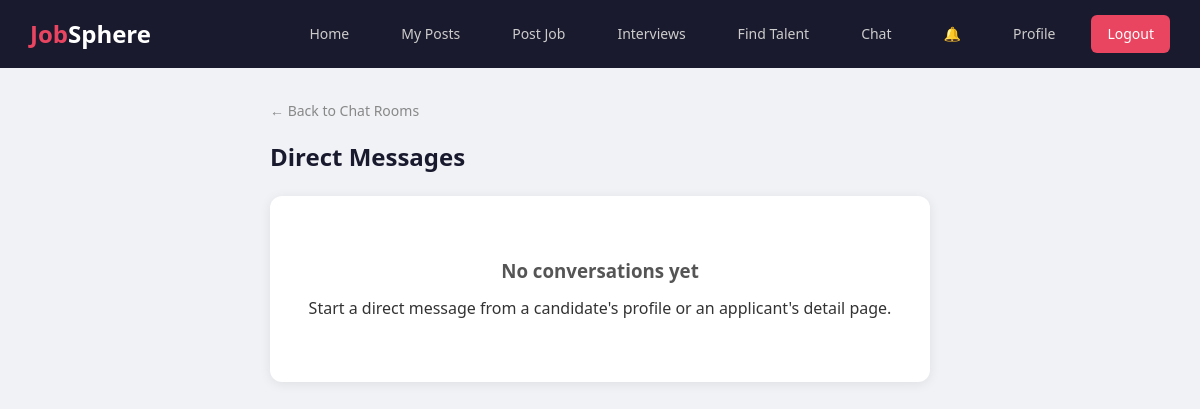
The app's page /updates/chat/my-dms/ (signed in), older data.
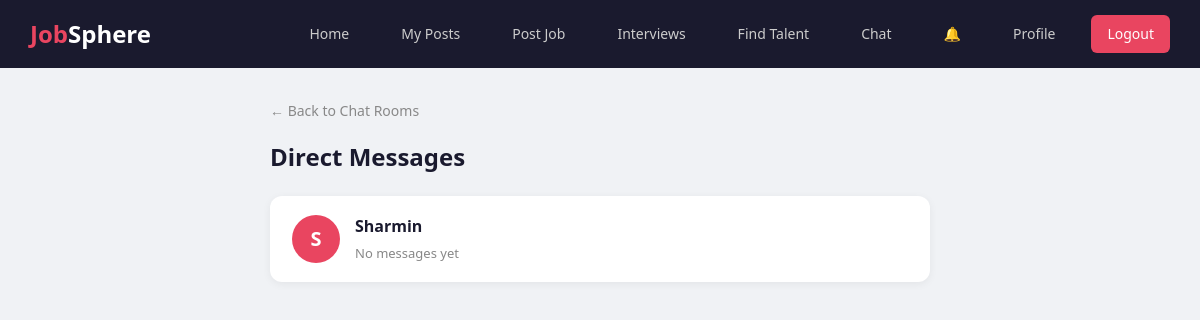
The same page, newer data.
### updates/models.py (models this page shows, shortened)
class ChatRoom(models.Model):
    ROOM_TYPE_CHOICES = [
        ('software', 'Software Engineering'),
        ('banking', 'Banking & Finance'),
        ('healthcare', 'Healthcare'),
        ('general', 'General'),
        ('direct', 'Direct Message'),
    ]
    name = models.CharField(max_length=200)
    description = models.TextField(blank=True, null=True)
    room_type = models.CharField(max_length=20, choices=ROOM_TYPE_CHOICES, default='general')
    created_by = models.ForeignKey(User, on_delete=models.SET_NULL, null=True, blank=True, related_name='created_rooms')
    member_count = models.IntegerField(default=0)
    created_at = models.DateTimeField(auto_now_add=True)
    class Meta:
        ordering = ['-created_at']

### users/models.py (models this page shows, shortened)
class User(AbstractBaseUser):
    USER_TYPE_CHOICES = [
        ('seeker', 'Job Seeker'),
        ('recruiter', 'Recruiter'),
        ('admin', 'Admin'),
    ]
    email = models.EmailField(unique=True)
    name = models.CharField(max_length=100)
    user_type = models.CharField(max_length=10, choices=USER_TYPE_CHOICES)
    phone_num = models.CharField(max_length=20, blank=True, null=True)
    profile_pic = models.ImageField(upload_to='profile_pics/', blank=True, null=True)
    is_active = models.BooleanField(default=True)
    is_admin = models.BooleanField(default=False)
    is_staff = models.BooleanField(default=False)
    is_superuser = models.BooleanField(default=False)
    objects = UserManager()
    USERNAME_FIELD = 'email'
    REQUIRED_FIELDS = ['name']

### updates/views.py (the view)
# urls.py: path('chat/my-dms/', views.my_direct_messages_view, name='my_direct_messages'),
def my_direct_messages_view(request):
    if not request.user.is_authenticated:
        return redirect('login')
    dm_room_ids = ChatRoomMember.objects.filter(
        user=request.user,
        chat_room__room_type='direct'
    ).values_list('chat_room_id', flat=True)
    dm_rooms = ChatRoom.objects.filter(id__in=dm_room_ids)
    dm_data = []
    for room in dm_rooms:
        other_member = ChatRoomMember.objects.filter(
            chat_room=room
        ).exclude(user=request.user).select_related('user').first()
        last_msg = ChatMessage.objects.filter(chat_room=room).order_by('-sent_at').first()
        dm_data.append({
            'room': room,
            'other_user': other_member.user if other_member else None,
            'last_message': last_msg,
        })
    return render(request, 'updates/direct_messages.html', {
        'dm_data': dm_data
    })

### updates/context_processors.py (called while the page is built)
def unread_notifications(request):
    if request.user.is_authenticated:
        count = Notification.objects.filter(user=request.user, is_read=False).count()
        return {'unread_notif_count': count}
    return {'unread_notif_count': 0}

### templates/updates/direct_messages.html (shortened to what this page needs)
{% extends 'base.html' %}
{% block content %}
<div class="dm-container">
    <a href="{% url 'chat_rooms_list' %}" class="back-link">← Back to Chat Rooms</a>
    <div class="dm-header">
        <h1>Direct Messages</h1>
    </div>
    {% if dm_data %}
        {% for dm in dm_data %}
        <a href="{% url 'chat_room_window' dm.room.id %}" class="dm-card">
            <div class="dm-avatar">
                {% if dm.other_user %}
                    {{ dm.other_user.name|first }}
                {% else %}
                    ?
                {% endif %}
            </div>
            <div class="dm-info">
                <div class="dm-name">{% if dm.other_user %}{{ dm.other_user.name }}{% else %}Unknown{% endif %}</div>
                <div class="dm-last-msg">
                    {% if dm.last_message %}
                        {% if dm.last_message.is_deleted %}
                            Message deleted
                        {% else %}
                            {{ dm.last_message.content|truncatechars:60 }}
                        {% endif %}
                    {% else %}
                        No messages yet
                    {% endif %}
                </div>
            </div>
        </a>
        {% endfor %}
    {% else %}
        <div class="empty-state">
            <h3>No conversations yet</h3>
            <p>Start a direct message from a candidate's profile or an applicant's detail page.</p>
        </div>
    {% endif %}
</div>
{% endblock %}

Row changes from the older to the newer data that the page shows:
added ChatRoom: other_user.name|first "S", other_user.name "Sharmin"
Text that changed along with them:
text no longer shown: "No conversations yet Start a direct message from a candidate's profile or an applicant's detail page."
